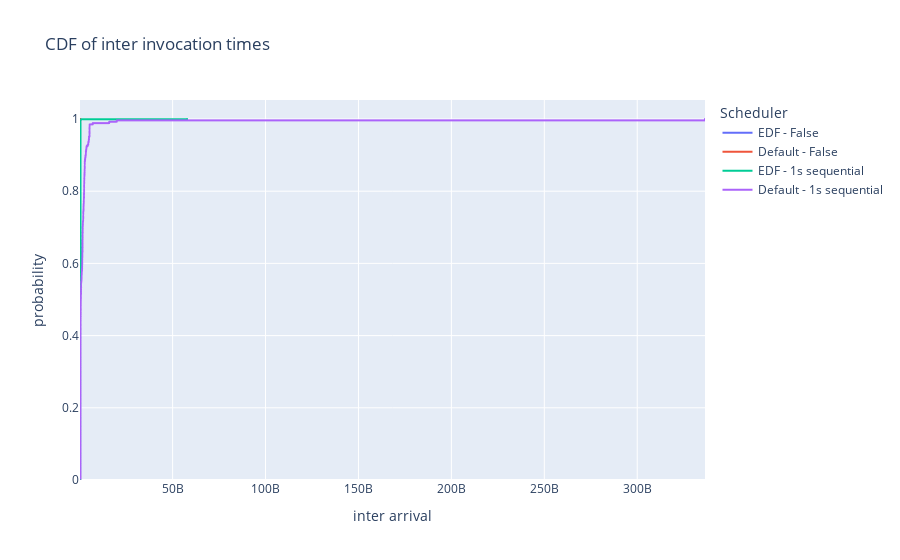

Here is the notebook cell this chart was saved with:
### Code cell
fig = px.ecdf(big_df, x="inter arrival", color='Scheduler', title="CDF of inter invocation times")
fig.show()

### Figure 1 — Plotly figure (JSON) as saved in the notebook; plotly's stock layout.template omitted (floating-point values rounded to 4 significant figures; data arrays with more than 128 entries replaced by an {"elided": "..."} marker saying what was removed)
{"data": [{"hovertemplate": "Scheduler=EDF - False<br>inter arrival=%{x}<br>probability=%{y}<extra></extra>", "legendgroup": "EDF - False", "line": {"dash": "solid", "shape": "hv"}, "marker": {"color": "#636efa", "symbol": "circle"}, "mode": "lines", "name": "EDF - False", "showlegend": true, "type": "scattergl", "x": {"elided": "1090 int values"}, "xaxis": "x", "y": {"elided": "1090 float values"}, "yaxis": "y"}, {"hovertemplate": "Scheduler=Default - False<br>inter arrival=%{x}<br>probability=%{y}<extra></extra>", "legendgroup": "Default - False", "line": {"dash": "solid", "shape": "hv"}, "marker": {"color": "#EF553B", "symbol": "circle"}, "mode": "lines", "name": "Default - False", "showlegend": true, "type": "scattergl", "x": {"elided": "1090 int values"}, "xaxis": "x", "y": {"elided": "1090 float values"}, "yaxis": "y"}, {"hovertemplate": "Scheduler=EDF - 1s sequential<br>inter arrival=%{x}<br>probability=%{y}<extra></extra>", "legendgroup": "EDF - 1s sequential", "line": {"dash": "solid", "shape": "hv"}, "marker": {"color": "#00cc96", "symbol": "circle"}, "mode": "lines", "name": "EDF - 1s sequential", "showlegend": true, "type": "scattergl", "x": {"elided": "1909 int values"}, "xaxis": "x", "y": {"elided": "1909 float values"}, "yaxis": "y"}, {"hovertemplate": "Scheduler=Default - 1s sequential<br>inter arrival=%{x}<br>probability=%{y}<extra></extra>", "legendgroup": "Default - 1s sequential", "line": {"dash": "solid", "shape": "hv"}, "marker": {"color": "#ab63fa", "symbol": "circle"}, "mode": "lines", "name": "Default - 1s sequential", "showlegend": true, "type": "scattergl", "x": {"elided": "267 int values"}, "xaxis": "x", "y": {"elided": "267 float values"}, "yaxis": "y"}], "layout": {"legend": {"title": {"text": "Scheduler"}, "tracegroupgap": 0}, "title": {"text": "CDF of inter invocation times"}, "xaxis": {"anchor": "y", "domain": [0, 1], "title": {"text": "inter arrival"}}, "yaxis": {"anchor": "x", "domain": [0, 1], "rangemode": "tozero", "title": {"text": "probability"}}}}
